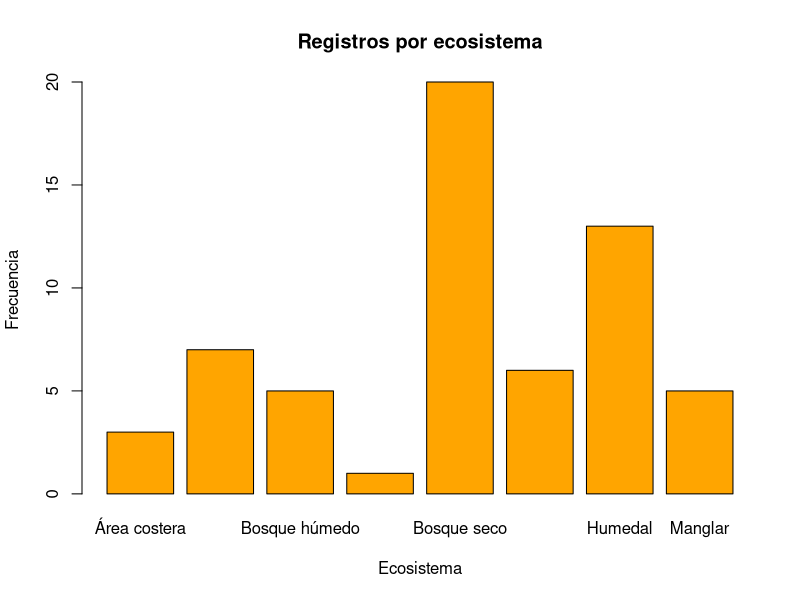
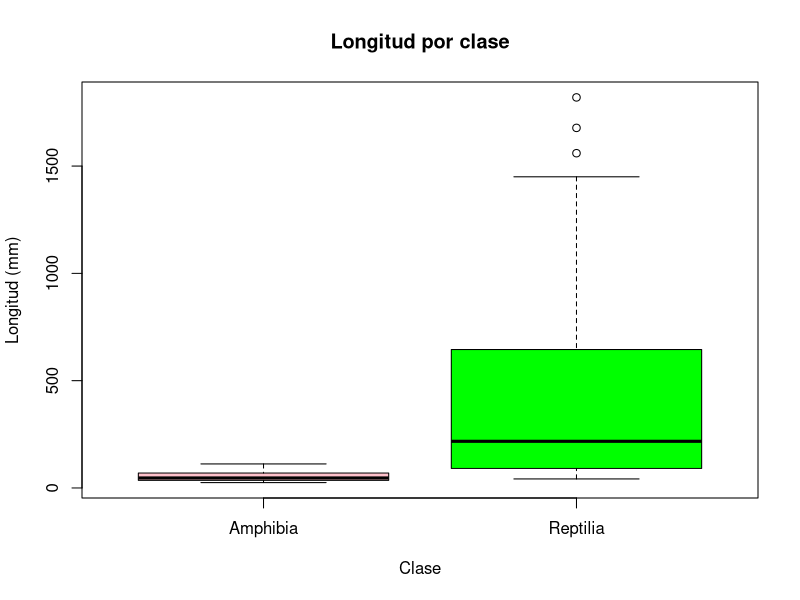

Source code (R) for these figures, in order:
## ---- chunk 1
#| label: cargar-datos

herp <- read.csv("datos/herpetofauna_caribe_listo.csv")

dim(herp)
head(herp)
str(herp)
## ---- chunk 2
#| label: grafico-ecosistema
#| fig-cap: "Distribución de registros por ecosistema. Fuente: datos del curso (2023)."

barplot(table(herp$ecosistema),
        col = "orange",
        main = "Registros por ecosistema",
        xlab = "Ecosistema",
        ylab = "Frecuencia")
## ---- chunk 3
#| label: grafico-clase
#| fig-cap: "Distribución de la longitud por clase. Fuente: datos del curso (2023)."

boxplot(longitud_svl_mm ~ clase, data = herp,
        col = c("pink", "green"),
        main = "Longitud por clase",
        xlab = "Clase",
        ylab = "Longitud (mm)")
